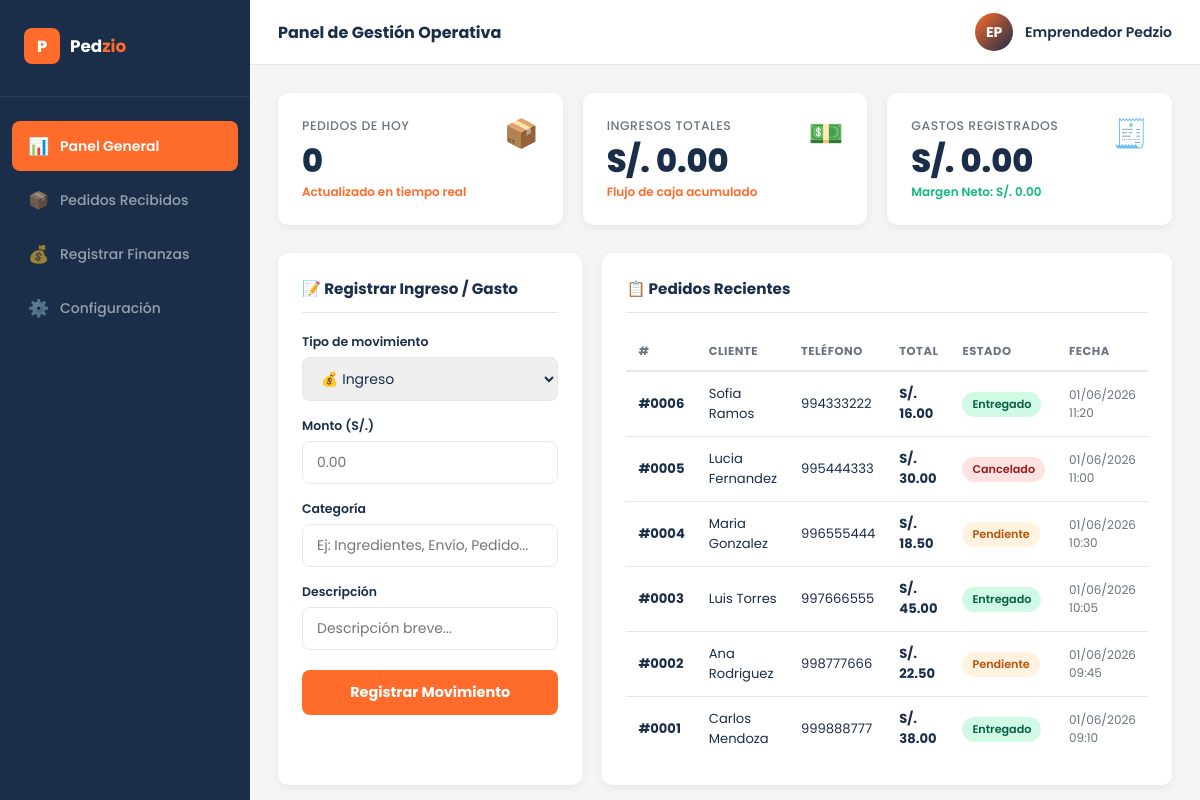
Screenshot of /emprendedor.php with the database file from the repository.
### tables this page shows
CREATE TABLE Pedido (
    id_pedido INT NOT NULL AUTO_INCREMENT,
    fecha_registro TIMESTAMP NOT NULL DEFAULT CURRENT_TIMESTAMP,
    estado ENUM('Pendiente', 'En Camino', 'Entregado', 'Cancelado') NOT NULL DEFAULT 'Pendiente',
    total DECIMAL(10,2) NOT NULL,
    id_cliente INT NOT NULL,
    id_usuario INT NOT NULL,
    activo TINYINT(1) NOT NULL DEFAULT 1,
    PRIMARY KEY (id_pedido),
    CONSTRAINT fk_pedido_cliente
        FOREIGN KEY (id_cliente) REFERENCES Cliente(id_cliente)
        ON UPDATE CASCADE ON DELETE RESTRICT,
    CONSTRAINT fk_pedido_usuario
        FOREIGN KEY (id_usuario) REFERENCES Usuario(id_usuario)
        ON UPDATE CASCADE ON DELETE RESTRICT,
    INDEX idx_estado (estado),
    INDEX idx_fecha (fecha_registro),
    INDEX idx_emprendedor (id_usuario)
);

CREATE TABLE Cliente (
    id_cliente INT NOT NULL AUTO_INCREMENT,
    nombre VARCHAR(100) NOT NULL,
    telefono VARCHAR(20) NULL,
    direccion VARCHAR(255) NULL,
    correo VARCHAR(120) NOT NULL,
    contrasena VARCHAR(255) NOT NULL,
    activo TINYINT(1) NOT NULL DEFAULT 1,
    PRIMARY KEY (id_cliente),
    UNIQUE KEY uq_correo_cli (correo)
);

### emprendedor.php (the view, shortened to what this page needs)
<?php
require_once 'conexion.php';
$id_usuario = $_SESSION['id_usuario'] ?? 1;
try {
    $stmt_p = $pdo->prepare("SELECT COUNT(*) FROM Pedido WHERE id_usuario = :uid AND DATE(fecha_registro) = CURDATE() AND activo = 1");
    $stmt_p->execute([':uid' => $id_usuario]);
    $pedidos_hoy = $stmt_p->fetchColumn();
    $stmt_i = $pdo->prepare("SELECT COALESCE(SUM(i.monto), 0) FROM Ingreso i JOIN Pedido p ON i.id_pedido = p.id_pedido WHERE p.id_usuario = :uid AND DATE(p.fecha_registro) = CURDATE() AND i.activo = 1");
    $stmt_i->execute([':uid' => $id_usuario]);
    $ingresos_hoy = $stmt_i->fetchColumn();
    $stmt_g = $pdo->prepare("SELECT COALESCE(SUM(monto), 0) FROM Gasto WHERE id_usuario = :uid AND DATE(fecha_gasto) = CURDATE() AND activo = 1");
    $stmt_g->execute([':uid' => $id_usuario]);
    $gastos_hoy = $stmt_g->fetchColumn();
    $balance_neto = $ingresos_hoy - $gastos_hoy;
    $stmt_recientes = $pdo->prepare("
        SELECT p.id_pedido, p.fecha_registro, p.estado, p.total, c.nombre AS cliente, c.telefono AS telefono_cliente
        FROM Pedido p
        JOIN Cliente c ON p.id_cliente = c.id_cliente
        WHERE p.id_usuario = :uid AND p.activo = 1
        ORDER BY p.fecha_registro DESC
        LIMIT 10
    ");
    $stmt_recientes->execute([':uid' => $id_usuario]);
    $pedidos_recientes = $stmt_recientes->fetchAll();
} catch (PDOException $e) {
    die("Error cargando el panel del emprendedor: " . $e->getMessage());
}
?>
<!DOCTYPE html>
<html lang="es">
<head>
</head>
<body>
<aside class="sidebar">
  <div class="sidebar-brand">
    <div class="logo">P</div>
    <span>Ped<em>zio</em></span>
  </div>
  <nav class="sidebar-nav">
    <a href="#" class="nav-item active"><span class="nav-icon">📊</span> Panel General</a>
    <a href="#" class="nav-item"><span class="nav-icon">📦</span> Pedidos Recibidos</a>
    <a href="#" class="nav-item"><span class="nav-icon">💰</span> Registrar Finanzas</a>
    <a href="#" class="nav-item"><span class="nav-icon">⚙️</span> Configuración</a>
  </nav>
</aside>
<div class="main">
  <header class="topbar">
    <h1>Panel de Gestión Operativa</h1>
    <div class="topbar-profile">
      <div class="avatar">EP</div>
      <span>Emprendedor Pedzio</span>
    </div>
  </header>
  <main class="workspace">
    <div class="kpi-row">
      <div class="kpi-card">
        <div class="kpi-icon">📦</div>
        <div class="kpi-label">Pedidos de Hoy</div>
        <div class="kpi-value"><?= $pedidos_hoy ?></div>
        <div class="kpi-sub">Actualizado en tiempo real</div>
      </div>
      <div class="kpi-card">
        <div class="kpi-icon">💵</div>
        <div class="kpi-label">Ingresos Totales</div>
        <div class="kpi-value">S/. <?= number_format($ingresos_hoy, 2) ?></div>
        <div class="kpi-sub">Flujo de caja acumulado</div>
      </div>
      <div class="kpi-card">
        <div class="kpi-icon">🧾</div>
        <div class="kpi-label">Gastos Registrados</div>
        <div class="kpi-value">S/. <?= number_format($gastos_hoy, 2) ?></div>
        <div class="kpi-sub" style="font-weight: 600; color: <?= $balance_neto >= 0 ? '#10B981' : '#EF4444' ?>;">
          Margen Neto: S/. <?= number_format($balance_neto, 2) ?>
        </div>
      </div>
    </div>
    <div class="bottom-grid">
      <div class="card">
        <div class="card-title">📝 Registrar Ingreso / Gasto</div>
        <form method="POST" action="finanzas.php">
          <div class="form-group">
            <label>Tipo de movimiento</label>
            <select name="tipo">
              <option value="ingreso">💰 Ingreso</option>
            </select>
          </div>
          <div class="form-group">
            <label>Monto (S/.)</label>
            <input type="number" name="monto" step="0.01" placeholder="0.00" required>
          </div>
          <div class="form-group">
            <label>Categoría</label>
            <input type="text" name="categoria" placeholder="Ej: Ingredientes, Envío, Pedido...">
          </div>
          <div class="form-group">
            <label>Descripción</label>
            <input type="text" name="descripcion" placeholder="Descripción breve...">
          </div>
          <button type="submit" class="btn-submit">Registrar Movimiento</button>
        </form>
      </div>
      <div class="card">
        <div class="card-title">📋 Pedidos Recientes</div>
        <table class="data-table">
          <thead>
            <tr>
              <th>#</th>
              <th>Cliente</th>
              <th>Teléfono</th>
              <th>Total</th>
              <th>Estado</th>
              <th>Fecha</th>
            </tr>
          </thead>
          <tbody>
            <?php if (empty($pedidos_recientes)): ?>
              <tr>
                <td colspan="6" style="padding: 20px; text-align: center; color: var(--gray-text);">No hay pedidos registrados hoy.</td>
              </tr>
            <?php else: ?>
              <?php foreach ($pedidos_recientes as $pedido):
                $badge_class = 'badge-pending';
                $label_texto = $pedido['estado'];
                if ($pedido['estado'] === 'Entregado')  $badge_class = 'badge-done';
                if ($pedido['estado'] === 'Cancelado')  $badge_class = 'badge-cancel';
              ?>
              <tr>
                <td><strong>#<?= str_pad($pedido['id_pedido'], 4, '0', STR_PAD_LEFT) ?></strong></td>
                <td><?= htmlspecialchars($pedido['cliente']) ?></td>
                <td><?= htmlspecialchars($pedido['telefono_cliente']) ?></td>
                <td><strong>S/. <?= number_format($pedido['total'], 2) ?></strong></td>
                <td><span class="badge <?= $badge_class ?>"><?= $label_texto ?></span></td>
                <td style="color: var(--gray-text); font-size: 0.75rem;"><?= date('d/m/Y H:i', strtotime($pedido['fecha_registro'])) ?></td>
              </tr>
              <?php endforeach; ?>
            <?php endif; ?>
          </tbody>
        </table>
      </div>
    </div>
  </main>
</div>
</body>
</html>

### rows the page displays
pedido: id_pedido "0006", id_cliente.nombre "Sofia Ramos", id_cliente.telefono "994333222", total "16.00", estado "Entregado", fecha_registro "01/06/2026 11:20"
pedido: id_pedido "0005", id_cliente.nombre "Lucia Fernandez", id_cliente.telefono "995444333", total "30.00", estado "Cancelado", fecha_registro "01/06/2026 11:00"
pedido: id_pedido "0004", id_cliente.nombre "Maria Gonzalez", id_cliente.telefono "996555444", total "18.50", estado "Pendiente", fecha_registro "01/06/2026 10:30"
pedido: id_pedido "0003", id_cliente.nombre "Luis Torres", id_cliente.telefono "997666555", total "45.00", estado "Entregado", fecha_registro "01/06/2026 10:05"
pedido: id_pedido "0002", id_cliente.nombre "Ana Rodriguez", id_cliente.telefono "998777666", total "22.50", estado "Pendiente", fecha_registro "01/06/2026 09:45"
pedido: id_pedido "0001", id_cliente.nombre "Carlos Mendoza", id_cliente.telefono "999888777", total "38.00", estado "Entregado", fecha_registro "01/06/2026 09:10"

### other values shown
$pedidos_hoy "0"
$ingresos_hoy "0.00"
$gastos_hoy "0.00"
$balance_neto "0.00"
